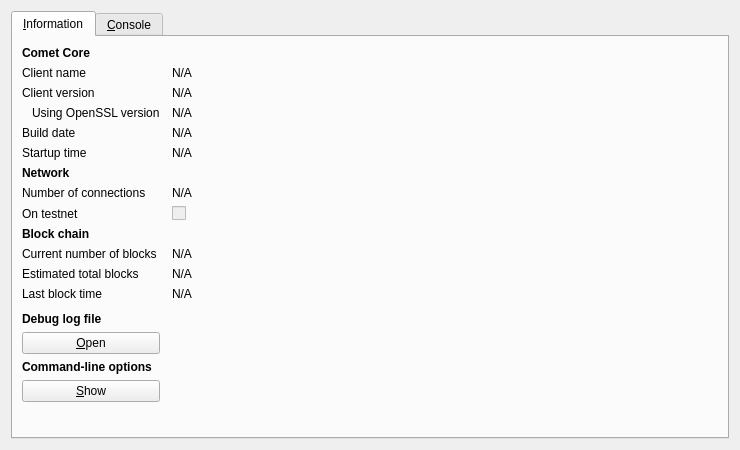
<?xml version="1.0" encoding="UTF-8"?>
<ui version="4.0">
 <class>RPCConsole</class>
 <widget class="QDialog" name="RPCConsole">
  <property name="geometry">
   <rect>
    <x>0</x>
    <y>0</y>
    <width>740</width>
    <height>450</height>
   </rect>
  </property>
  <property name="windowTitle">
   <string>Comet - Debug window</string>
  </property>
  <layout class="QVBoxLayout" name="verticalLayout_2">
   <item>
    <widget class="QTabWidget" name="tabWidget">
     <property name="currentIndex">
      <number>0</number>
     </property>
     <widget class="QWidget" name="tab_info">
      <attribute name="title">
       <string>&amp;Information</string>
      </attribute>
      <layout class="QGridLayout" name="gridLayout" columnstretch="0,1">
       <property name="horizontalSpacing">
        <number>12</number>
       </property>
       <item row="0" column="0">
        <widget class="QLabel" name="label_9">
         <property name="font">
          <font>
           <weight>75</weight>
           <bold>true</bold>
          </font>
         </property>
         <property name="text">
          <string>Comet Core</string>
         </property>
        </widget>
       </item>
       <item row="1" column="0">
        <widget class="QLabel" name="label_5">
         <property name="text">
          <string>Client name</string>
         </property>
        </widget>
       </item>
       <item row="1" column="1">
        <widget class="QLabel" name="clientName">
         <property name="cursor">
          <cursorShape>IBeamCursor</cursorShape>
         </property>
         <property name="text">
          <string>N/A</string>
         </property>
         <property name="textFormat">
          <enum>Qt::PlainText</enum>
         </property>
         <property name="textInteractionFlags">
          <set>Qt::LinksAccessibleByMouse|Qt::TextSelectableByKeyboard|Qt::TextSelectableByMouse</set>
         </property>
        </widget>
       </item>
       <item row="2" column="0">
        <widget class="QLabel" name="label_6">
         <property name="text">
          <string>Client version</string>
         </property>
        </widget>
       </item>
       <item row="2" column="1">
        <widget class="QLabel" name="clientVersion">
         <property name="cursor">
          <cursorShape>IBeamCursor</cursorShape>
         </property>
         <property name="text">
          <string>N/A</string>
         </property>
         <property name="textFormat">
          <enum>Qt::PlainText</enum>
         </property>
         <property name="textInteractionFlags">
          <set>Qt::LinksAccessibleByMouse|Qt::TextSelectableByKeyboard|Qt::TextSelectableByMouse</set>
         </property>
        </widget>
       </item>
       <item row="3" column="0">
        <widget class="QLabel" name="label_14">
         <property name="text">
          <string>Using OpenSSL version</string>
         </property>
         <property name="indent">
          <number>10</number>
         </property>
        </widget>
       </item>
       <item row="3" column="1">
        <widget class="QLabel" name="openSSLVersion">
         <property name="cursor">
          <cursorShape>IBeamCursor</cursorShape>
         </property>
         <property name="text">
          <string>N/A</string>
         </property>
         <property name="textFormat">
          <enum>Qt::PlainText</enum>
         </property>
         <property name="textInteractionFlags">
          <set>Qt::LinksAccessibleByMouse|Qt::TextSelectableByKeyboard|Qt::TextSelectableByMouse</set>
         </property>
        </widget>
       </item>
       <item row="4" column="0">
        <widget class="QLabel" name="label_12">
         <property name="text">
          <string>Build date</string>
         </property>
        </widget>
       </item>
       <item row="4" column="1">
        <widget class="QLabel" name="buildDate">
         <property name="cursor">
          <cursorShape>IBeamCursor</cursorShape>
         </property>
         <property name="text">
          <string>N/A</string>
         </property>
         <property name="textFormat">
          <enum>Qt::PlainText</enum>
         </property>
         <property name="textInteractionFlags">
          <set>Qt::LinksAccessibleByMouse|Qt::TextSelectableByKeyboard|Qt::TextSelectableByMouse</set>
         </property>
        </widget>
       </item>
       <item row="5" column="0">
        <widget class="QLabel" name="label_13">
         <property name="text">
          <string>Startup time</string>
         </property>
        </widget>
       </item>
       <item row="5" column="1">
        <widget class="QLabel" name="startupTime">
         <property name="cursor">
          <cursorShape>IBeamCursor</cursorShape>
         </property>
         <property name="text">
          <string>N/A</string>
         </property>
         <property name="textFormat">
          <enum>Qt::PlainText</enum>
         </property>
         <property name="textInteractionFlags">
          <set>Qt::LinksAccessibleByMouse|Qt::TextSelectableByKeyboard|Qt::TextSelectableByMouse</set>
         </property>
        </widget>
       </item>
       <item row="6" column="0">
        <widget class="QLabel" name="label_11">
         <property name="font">
          <font>
           <weight>75</weight>
           <bold>true</bold>
          </font>
         </property>
         <property name="text">
          <string>Network</string>
         </property>
        </widget>
       </item>
       <item row="7" column="0">
        <widget class="QLabel" name="label_7">
         <property name="text">
          <string>Number of connections</string>
         </property>
        </widget>
       </item>
       <item row="7" column="1">
        <widget class="QLabel" name="numberOfConnections">
         <property name="cursor">
          <cursorShape>IBeamCursor</cursorShape>
         </property>
         <property name="text">
          <string>N/A</string>
         </property>
         <property name="textFormat">
          <enum>Qt::PlainText</enum>
         </property>
         <property name="textInteractionFlags">
          <set>Qt::LinksAccessibleByMouse|Qt::TextSelectableByKeyboard|Qt::TextSelectableByMouse</set>
         </property>
        </widget>
       </item>
       <item row="8" column="0">
        <widget class="QLabel" name="label_8">
         <property name="text">
          <string>On testnet</string>
         </property>
        </widget>
       </item>
       <item row="8" column="1">
        <widget class="QCheckBox" name="isTestNet">
         <property name="enabled">
          <bool>false</bool>
         </property>
         <property name="text">
          <string/>
         </property>
        </widget>
       </item>
       <item row="9" column="0">
        <widget class="QLabel" name="label_10">
         <property name="font">
          <font>
           <weight>75</weight>
           <bold>true</bold>
          </font>
         </property>
         <property name="text">
          <string>Block chain</string>
         </property>
        </widget>
       </item>
       <item row="10" column="0">
        <widget class="QLabel" name="label_3">
         <property name="text">
          <string>Current number of blocks</string>
         </property>
        </widget>
       </item>
       <item row="10" column="1">
        <widget class="QLabel" name="numberOfBlocks">
         <property name="cursor">
          <cursorShape>IBeamCursor</cursorShape>
         </property>
         <property name="text">
          <string>N/A</string>
         </property>
         <property name="textFormat">
          <enum>Qt::PlainText</enum>
         </property>
         <property name="textInteractionFlags">
          <set>Qt::LinksAccessibleByMouse|Qt::TextSelectableByKeyboard|Qt::TextSelectableByMouse</set>
         </property>
        </widget>
       </item>
       <item row="11" column="0">
        <widget class="QLabel" name="label_4">
         <property name="text">
          <string>Estimated total blocks</string>
         </property>
        </widget>
       </item>
       <item row="11" column="1">
        <widget class="QLabel" name="totalBlocks">
         <property name="cursor">
          <cursorShape>IBeamCursor</cursorShape>
         </property>
         <property name="text">
          <string>N/A</string>
         </property>
         <property name="textFormat">
          <enum>Qt::PlainText</enum>
         </property>
         <property name="textInteractionFlags">
          <set>Qt::LinksAccessibleByMouse|Qt::TextSelectableByKeyboard|Qt::TextSelectableByMouse</set>
         </property>
        </widget>
       </item>
       <item row="12" column="0">
        <widget class="QLabel" name="label_2">
         <property name="text">
          <string>Last block time</string>
         </property>
        </widget>
       </item>
       <item row="12" column="1">
        <widget class="QLabel" name="lastBlockTime">
         <property name="cursor">
          <cursorShape>IBeamCursor</cursorShape>
         </property>
         <property name="text">
          <string>N/A</string>
         </property>
         <property name="textFormat">
          <enum>Qt::PlainText</enum>
         </property>
         <property name="textInteractionFlags">
          <set>Qt::LinksAccessibleByMouse|Qt::TextSelectableByKeyboard|Qt::TextSelectableByMouse</set>
         </property>
        </widget>
       </item>
       <item row="13" column="0">
        <spacer name="verticalSpacer_2">
         <property name="orientation">
          <enum>Qt::Vertical</enum>
         </property>
         <property name="sizeHint" stdset="0">
          <size>
           <width>20</width>
           <height>20</height>
          </size>
         </property>
        </spacer>
       </item>
       <item row="14" column="0">
        <widget class="QLabel" name="labelDebugLogfile">
         <property name="font">
          <font>
           <weight>75</weight>
           <bold>true</bold>
          </font>
         </property>
         <property name="text">
          <string>Debug log file</string>
         </property>
        </widget>
       </item>
       <item row="15" column="0">
        <widget class="QPushButton" name="openDebugLogfileButton">
         <property name="toolTip">
          <string>Open the Comet debug log file from the current data directory. This can take a few seconds for large log files.</string>
         </property>
         <property name="text">
          <string>&amp;Open</string>
         </property>
         <property name="autoDefault">
          <bool>false</bool>
         </property>
        </widget>
       </item>
       <item row="16" column="0">
        <widget class="QLabel" name="labelCLOptions">
         <property name="font">
          <font>
           <weight>75</weight>
           <bold>true</bold>
          </font>
         </property>
         <property name="text">
          <string>Command-line options</string>
         </property>
        </widget>
       </item>
       <item row="17" column="0">
        <widget class="QPushButton" name="showCLOptionsButton">
         <property name="toolTip">
          <string>Show the Comet-Qt help message to get a list with possible Comet command-line options.</string>
         </property>
         <property name="text">
          <string>&amp;Show</string>
         </property>
         <property name="autoDefault">
          <bool>false</bool>
         </property>
        </widget>
       </item>
       <item row="18" column="0">
        <spacer name="verticalSpacer">
         <property name="orientation">
          <enum>Qt::Vertical</enum>
         </property>
         <property name="sizeHint" stdset="0">
          <size>
           <width>20</width>
           <height>40</height>
          </size>
         </property>
        </spacer>
       </item>
      </layout>
     </widget>
     <widget class="QWidget" name="tab_console">
      <attribute name="title">
       <string>&amp;Console</string>
      </attribute>
      <layout class="QVBoxLayout" name="verticalLayout_3">
       <property name="spacing">
        <number>3</number>
       </property>
       <item>
        <widget class="QTextEdit" name="messagesWidget">
         <property name="minimumSize">
          <size>
           <width>0</width>
           <height>100</height>
          </size>
         </property>
         <property name="readOnly">
          <bool>true</bool>
         </property>
         <property name="tabKeyNavigation" stdset="0">
          <bool>false</bool>
         </property>
         <property name="columnCount" stdset="0">
          <number>2</number>
         </property>
        </widget>
       </item>
       <item>
        <layout class="QHBoxLayout" name="horizontalLayout">
         <property name="spacing">
          <number>3</number>
         </property>
         <item>
          <widget class="QLabel" name="label">
           <property name="text">
            <string notr="true">&gt;</string>
           </property>
          </widget>
         </item>
         <item>
          <widget class="QLineEdit" name="lineEdit"/>
         </item>
         <item>
          <widget class="QPushButton" name="clearButton">
           <property name="maximumSize">
            <size>
             <width>24</width>
             <height>24</height>
            </size>
           </property>
           <property name="toolTip">
            <string>Clear console</string>
           </property>
           <property name="text">
            <string/>
           </property>
           <property name="icon">
            <iconset resource="../bitcoin.qrc">
             <normaloff>:/icons/remove</normaloff>:/icons/remove</iconset>
           </property>
           <property name="shortcut">
            <string notr="true">Ctrl+L</string>
           </property>
           <property name="autoDefault">
            <bool>false</bool>
           </property>
          </widget>
         </item>
        </layout>
       </item>
      </layout>
     </widget>
    </widget>
   </item>
  </layout>
 </widget>
 <resources>
  <include location="../bitcoin.qrc"/>
 </resources>
 <connections/>
</ui>
